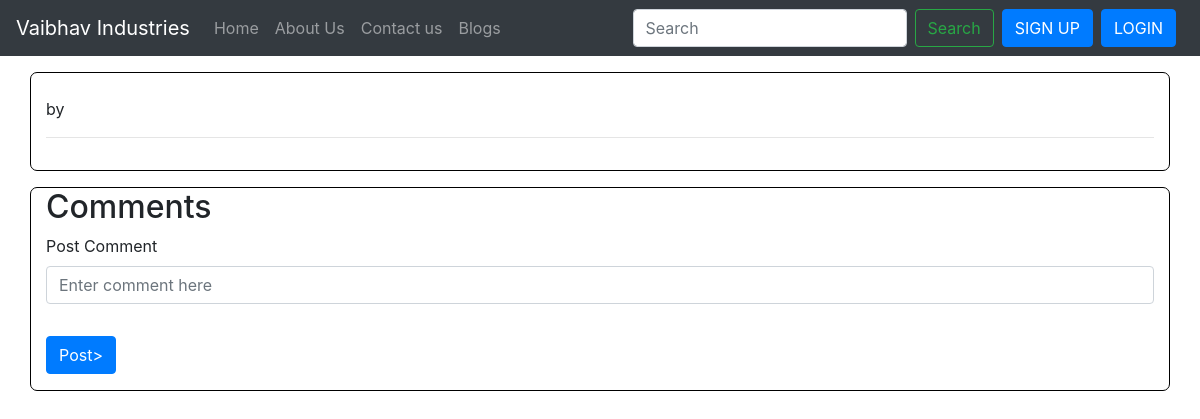
/blog/Text-Assist, run on an earlier commit of the app's database.
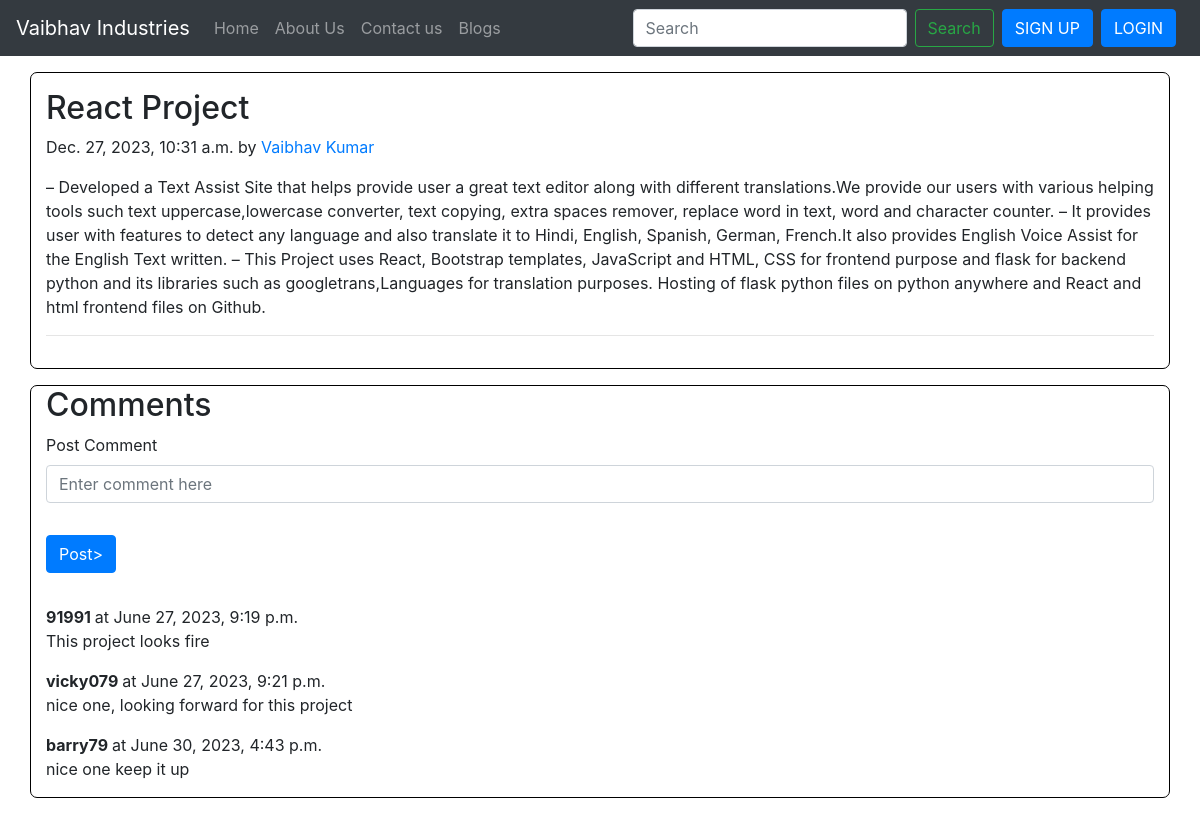
And on a later commit of the database.
### vaibhav_app/models.py (models this page shows, shortened)
class Post(models.Model):
    sno=models.AutoField(primary_key=True)
    title=models.CharField(max_length=255)
    author=models.CharField(max_length=14)
    slug=models.CharField(max_length=130)
    timeStamp=models.DateTimeField(blank=True)
    content=models.TextField()

class BlogComment(models.Model):
    sno= models.AutoField(primary_key=True)
    comment=models.TextField()
    user=models.ForeignKey(User, on_delete=models.CASCADE)          # For User "from django.contrib.auth.models import User"from django.utils.timezone import now
    post=models.ForeignKey(Post, on_delete=models.CASCADE)
    parent=models.ForeignKey('self',on_delete=models.CASCADE, null=True )
    timestamp= models.DateTimeField(default=now)                    # For now from django.utils.timezone import now

### vaibhav_app/views.py (the view)
# urls.py: path('blog/<str:slug>', views.blogPost, name='blogPost'),
def blogPost(request, slug):
    post=Post.objects.filter(slug=slug).first()
    comments= BlogComment.objects.filter(post=post)
    context={'post':post, 'comments': comments}
    return render(request, "blogPost.html", context)

### templates/blogPost.html (shortened to what this page needs)
{% extends 'base.html' %}
{% block body %}
<div class="container my-3 py-3" style="background-color:white; border: 1px solid black; border-radius:7px">
<div class="blog-post">
        <h2 class="blog-post-title">{{post.title}}</h2>
        <p class="blog-post-meta">{{post.timeStamp}} by <a href="/about">{{post.author}}</a></p>
        <p>{{post.content}}</p>
        <hr>
    </div>
</div>
<div class="container my-3" style="background-color:white; border: 1px solid black; border-radius:7px">
    <h2> Comments</h2>
    <form action="/postComment" method="post">
        <div class="form-group">
            <label for="exampleInputEmail1">Post Comment </label>
            <input type="text" class="form-control" name="comment" placeholder="Enter comment here">
        </div>
        <button type="submit" class="btn btn-primary my-3">Post> </button>
    </form>
    {% for comment in comments %}
    <div class="row my-3">
        <div class="col ">
        <b> {{comment.user.username}} </b> at {{comment.timestamp}}
        <div>   {{comment.comment}} </div>
    </div>
    </div>
    {% endfor %}
</div>
 {% endblock %}

What changed in the data, as far as the page shows it:
now on this page (row edited): Post: title "React Project", timeStamp "Dec. 27, 2023, 10:31 a.m.", author "Vaibhav Kumar", content "– Developed a Text Assist Site that helps provide user a great text editor along with different translations.We provide our users with various helping tools such text uppercase,lowercase converter, text copying, extra spaces remover, replace word in text, word and character counter. – It provides user with features to detect any language and also translate it to Hindi, English, Spanish, German, French.It also provides English Voice Assist for the English Text written. – This Project uses React, Bootstrap templates, JavaScript and HTML, CSS for frontend purpose and flask for backend python and its libraries such as googletrans,Languages for translation purposes. Hosting of flask python files…"
now on this page (row edited): BlogComment: user.username "91991", timestamp "June 27, 2023, 9:19 p.m.", comment "This project looks fire"
now on this page (row edited): BlogComment: user.username "vicky079", timestamp "June 27, 2023, 9:21 p.m.", comment "nice one, looking forward for this project"
now on this page (row unchanged): BlogComment: user.username "barry79", timestamp "June 30, 2023, 4:43 p.m.", comment "nice one keep it up"
